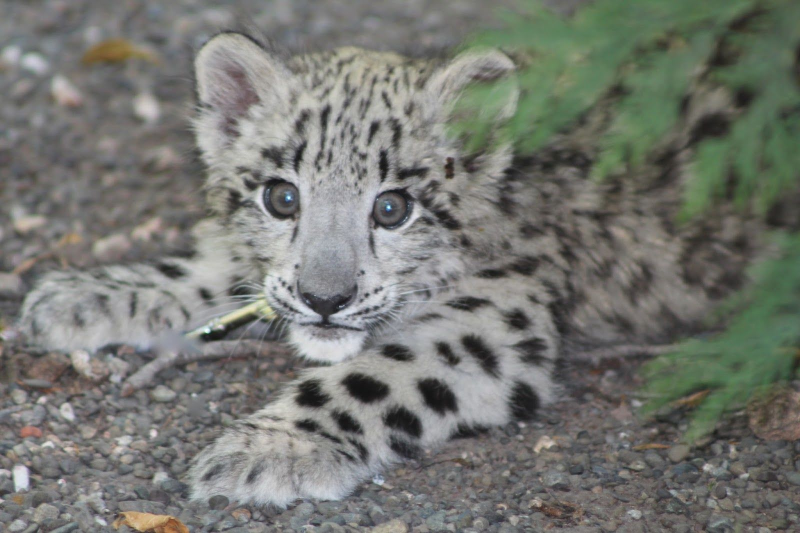
%> input picture ComputerVision/HW3/Leopard1.jpg, 1600 x 1066 px (shown at 1/2 size)
$ octave CV_431_HW3_Part1Lep.m   (GNU Octave 9; MATLAB toolbox functions it lacks are replaced by stand-ins)
%> lines starting %> are read from the running program, lines starting %| are printed output that depends on the picture
I = imread('Leopard1.jpg');
%> I is the input picture: size 1066x1600x3 uint8; mean R, G, B 116.6, 118.6, 112.7
I = rgb2gray(I);
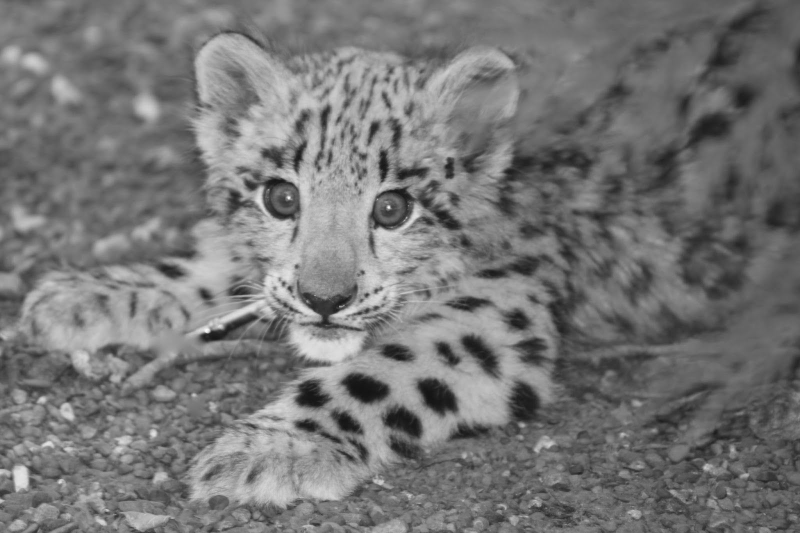
%> I: size 1066x1600 uint8 (shown at 1/2 size); min 17, max 253, mean 117.3
I = I(1:950,1:950);
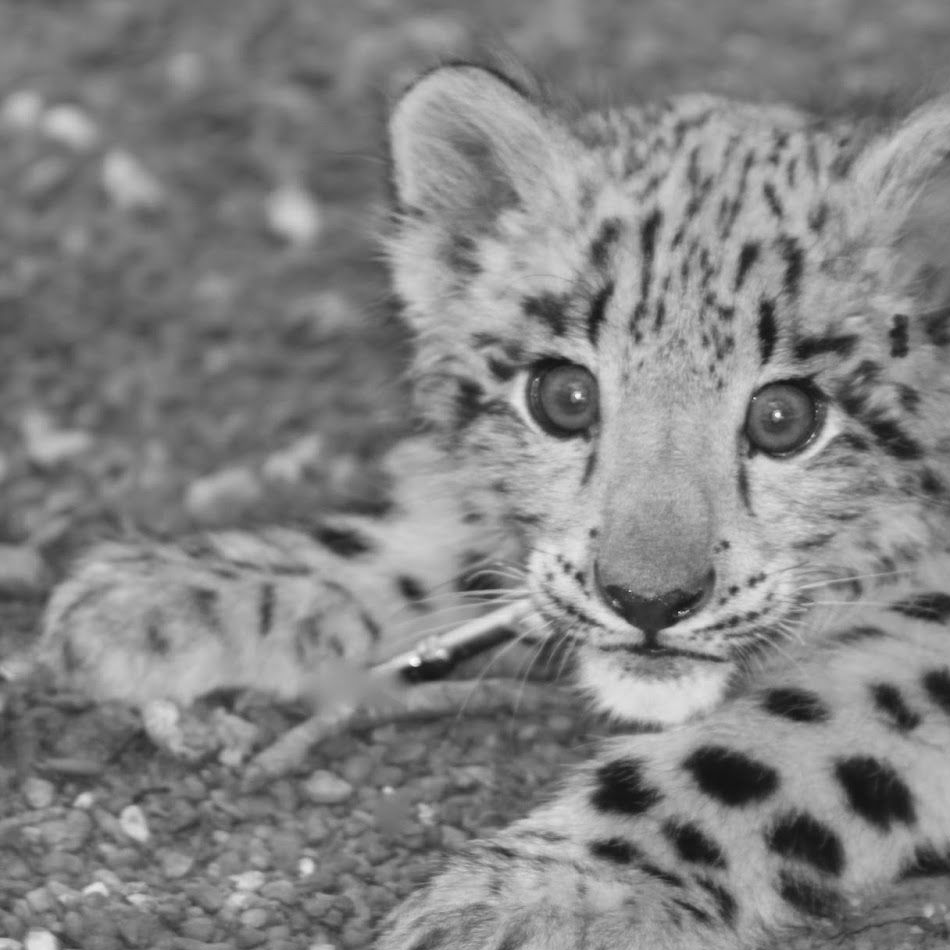
%> I: size 950x950 uint8; min 17, max 253, mean 130.8
I = im2double(I);
%> I: size 950x950 double
%figure;

subplot(2, 3, 1), imshow(I), title('Original')

filter = fspecial('prewitt');
Ip = imfilter(I, filter);
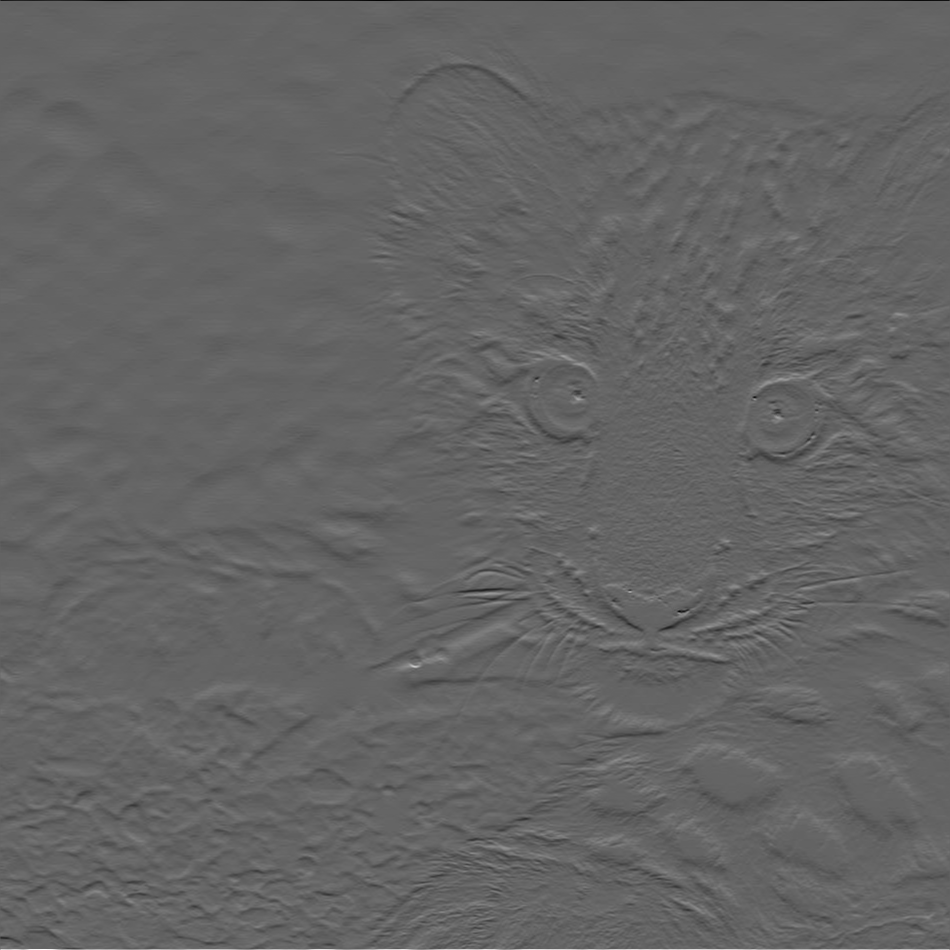
%> Ip: size 950x950 double; min -1.73, max 2.66, mean -0.000171; drawn with min black and max white
subplot(2, 3, 2), imshow(Ip), title('Prewitt Filter')
%> after `imshow(Ip)`:
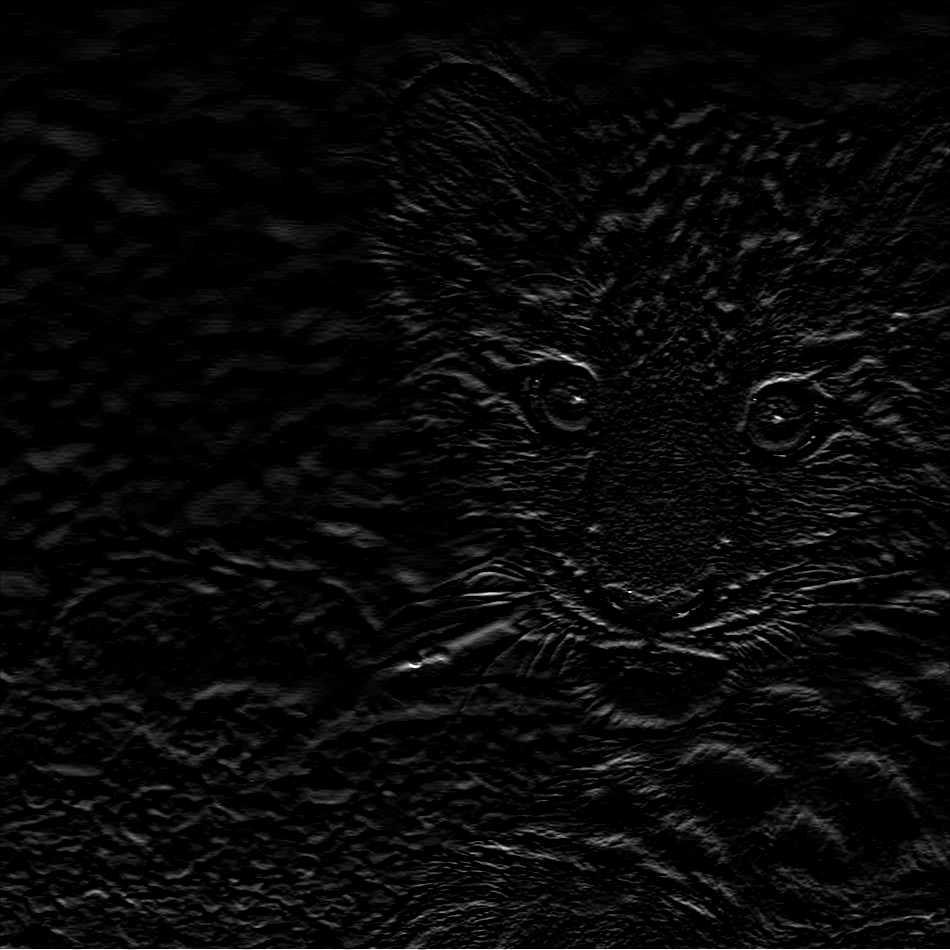
%> displayed picture: size 950x950, on the screen's scale of 0 to 255; min 0, max 255, mean 8.8

filter = fspecial('sobel');
Is = imfilter(I, filter);
subplot(2, 3, 3), imshow(Is), title('Sobel Filter')

Ic = edge(I, 'canny', [0.20 0.41], 5);
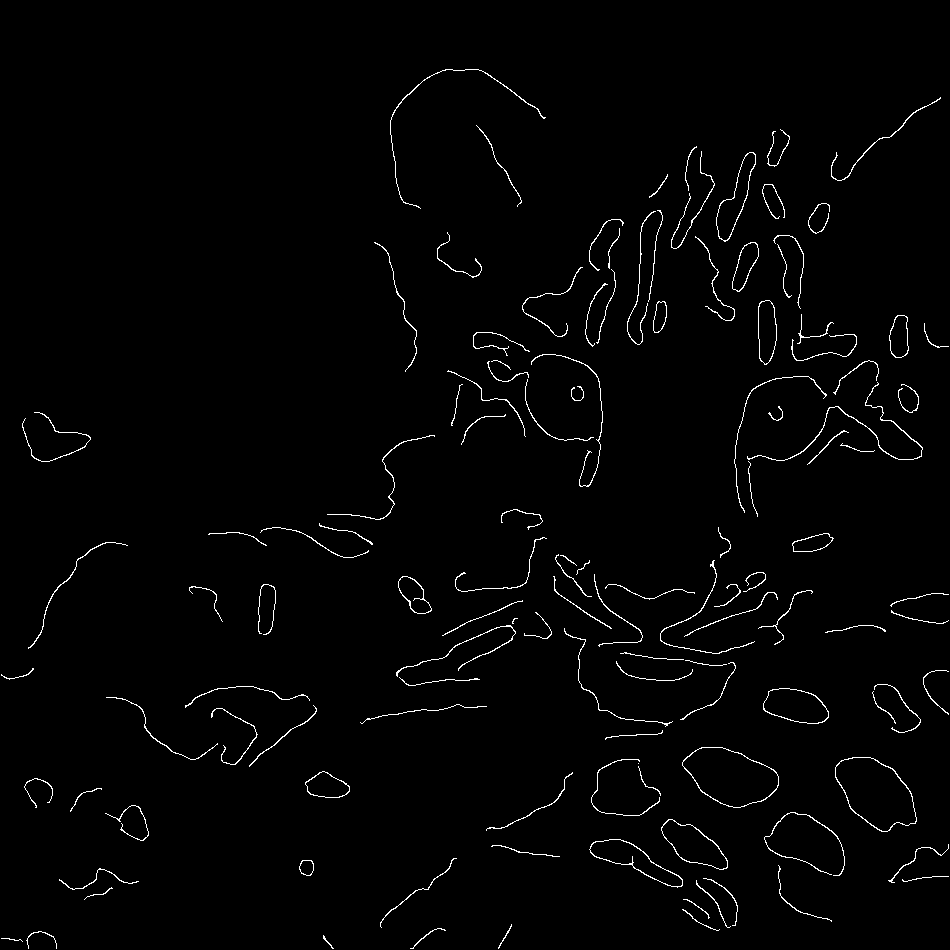
%> Ic: size 950x950 logical; 1.6% white in thin lines or dots
subplot(2, 3, 4), imshow(Ic), title('Canny Filter [0.20 0.41], 5')

Il = edge(I, 'log', 0.0005, 5);
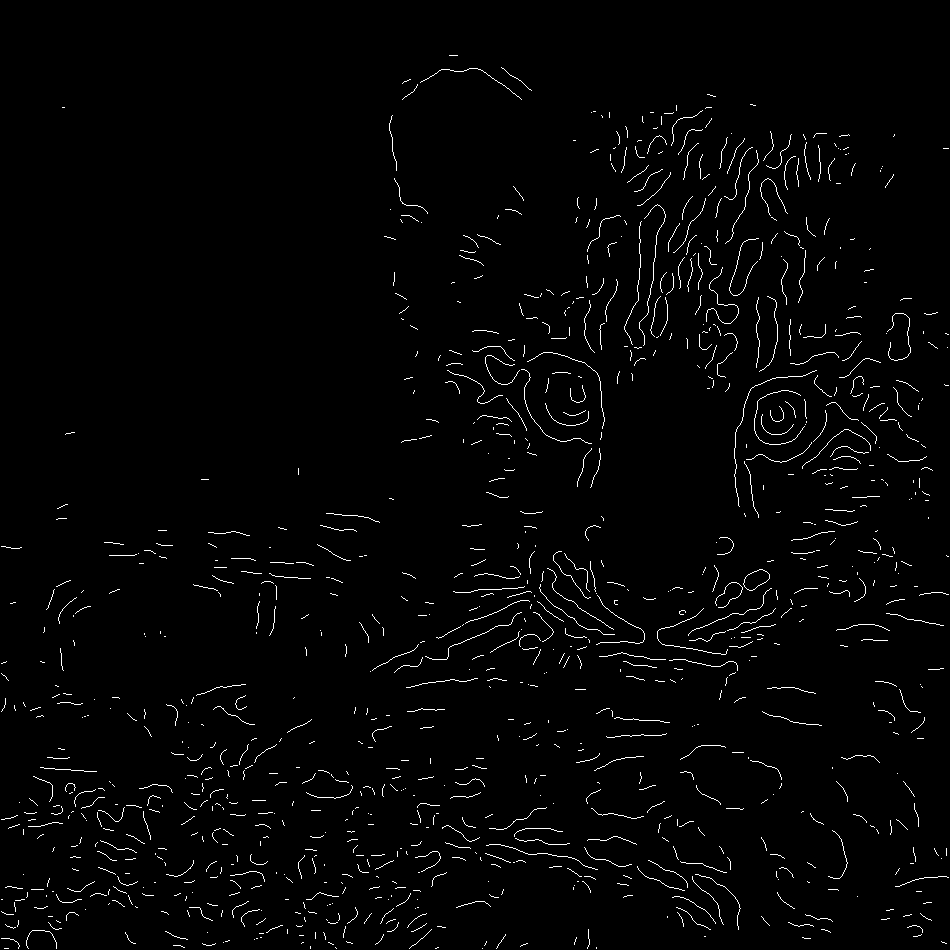
%> Il: size 950x950 logical; 1.8% white in thin lines or dots
subplot(2, 3, 5), imshow(Il), title('LoG Filter (0.0005, 5)')

$ run again, with ComputerVision/HW3/BlackAndWhiteBird.jpg copied over ComputerVision/HW3/Leopard1.jpg
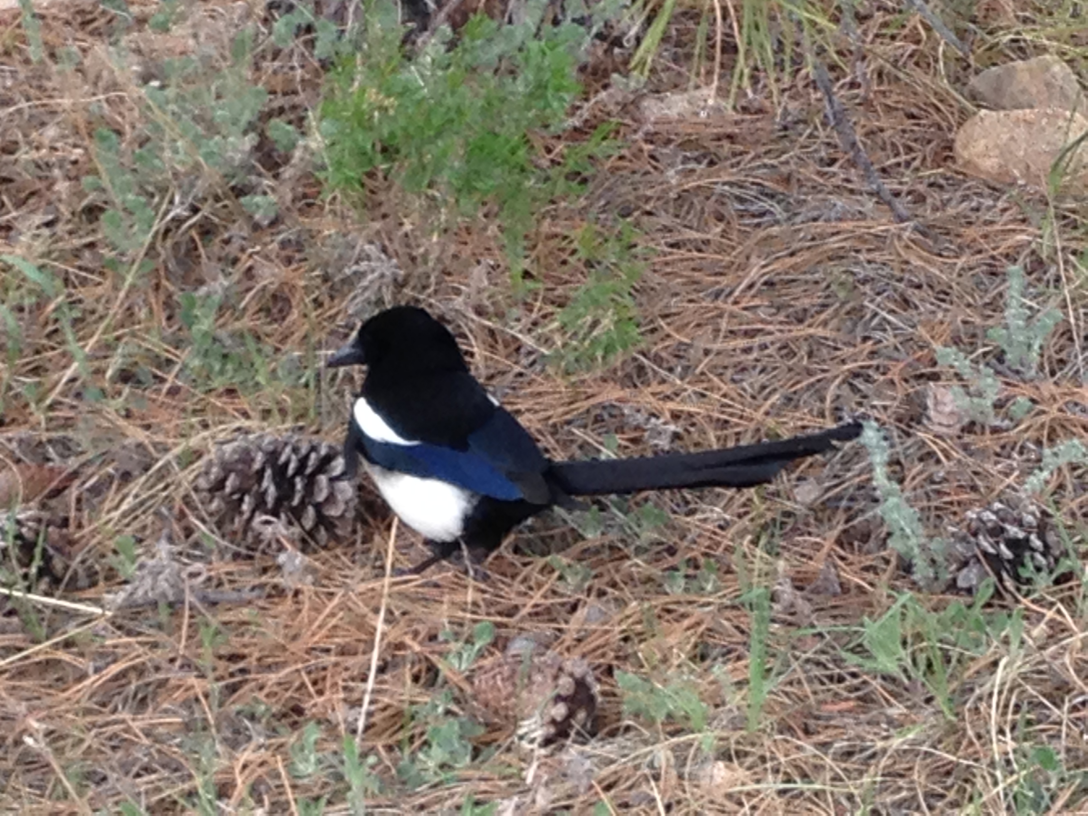
%> input picture ComputerVision/HW3/BlackAndWhiteBird.jpg, 3264 x 2448 px (shown at 1/3 size)
%> `Ic = edge(I, 'canny', [0.20 0.41], 5);`:
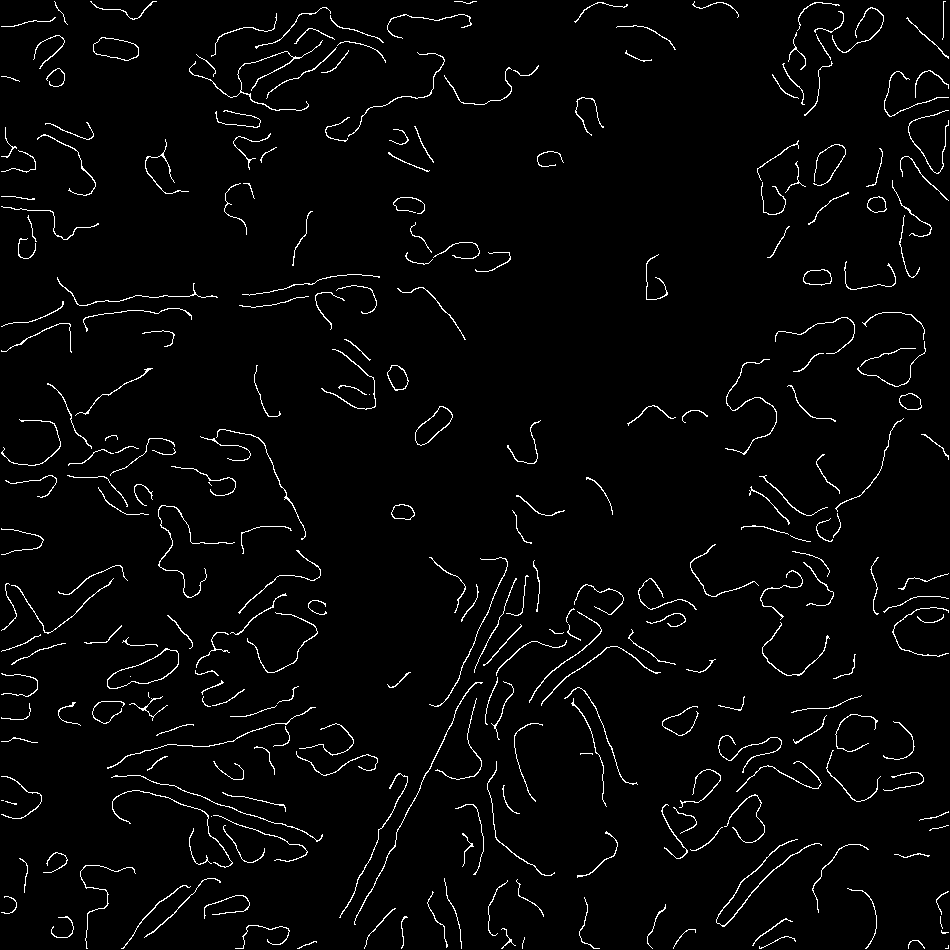
%> Ic: size 950x950 logical; 2.7% white in thin lines or dots
%> `Il = edge(I, 'log', 0.0005, 5);`:
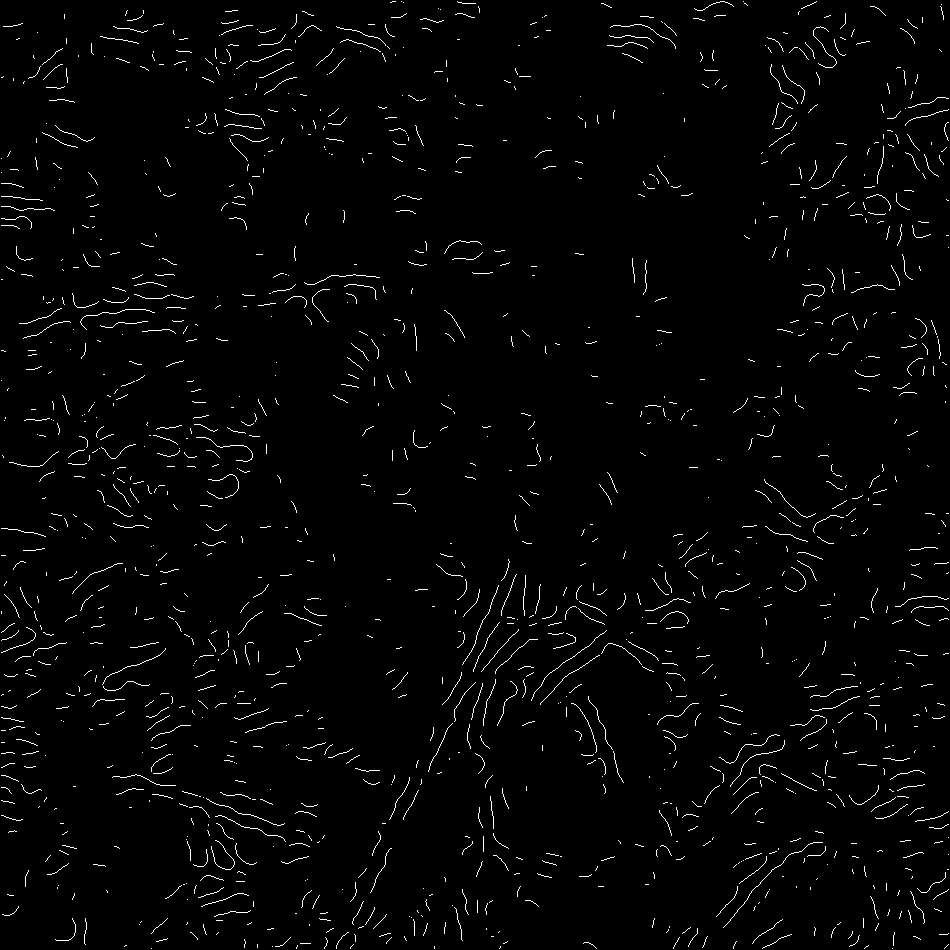
%> Il: size 950x950 logical; 1.9% white in thin lines or dots
